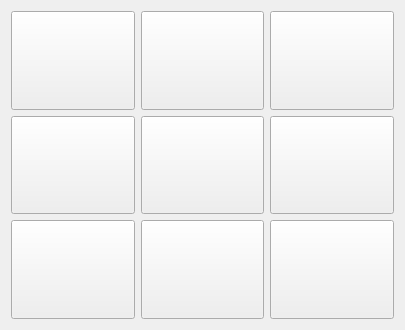
<?xml version="1.0" encoding="UTF-8"?>
<ui version="4.0">
 <class>board_view</class>
 <widget class="QFrame" name="board_view">
  <property name="geometry">
   <rect>
    <x>0</x>
    <y>0</y>
    <width>405</width>
    <height>330</height>
   </rect>
  </property>
  <property name="windowTitle">
   <string>Frame</string>
  </property>
  <layout class="QGridLayout" name="gridLayout_2">
   <item row="0" column="0">
    <layout class="QGridLayout" name="grid_layout">
     <item row="2" column="2">
      <widget class="QPushButton" name="pb_9">
       <property name="sizePolicy">
        <sizepolicy hsizetype="Preferred" vsizetype="Preferred">
         <horstretch>0</horstretch>
         <verstretch>0</verstretch>
        </sizepolicy>
       </property>
       <property name="text">
        <string/>
       </property>
      </widget>
     </item>
     <item row="2" column="0">
      <widget class="QPushButton" name="pb_7">
       <property name="sizePolicy">
        <sizepolicy hsizetype="Preferred" vsizetype="Preferred">
         <horstretch>0</horstretch>
         <verstretch>0</verstretch>
        </sizepolicy>
       </property>
       <property name="text">
        <string/>
       </property>
      </widget>
     </item>
     <item row="0" column="1">
      <widget class="QPushButton" name="pb_2">
       <property name="sizePolicy">
        <sizepolicy hsizetype="Preferred" vsizetype="Preferred">
         <horstretch>0</horstretch>
         <verstretch>0</verstretch>
        </sizepolicy>
       </property>
       <property name="text">
        <string/>
       </property>
      </widget>
     </item>
     <item row="1" column="1">
      <widget class="QPushButton" name="pb_5">
       <property name="sizePolicy">
        <sizepolicy hsizetype="Preferred" vsizetype="Preferred">
         <horstretch>0</horstretch>
         <verstretch>0</verstretch>
        </sizepolicy>
       </property>
       <property name="text">
        <string/>
       </property>
      </widget>
     </item>
     <item row="1" column="2">
      <widget class="QPushButton" name="pb_6">
       <property name="sizePolicy">
        <sizepolicy hsizetype="Preferred" vsizetype="Preferred">
         <horstretch>0</horstretch>
         <verstretch>0</verstretch>
        </sizepolicy>
       </property>
       <property name="text">
        <string/>
       </property>
      </widget>
     </item>
     <item row="2" column="1">
      <widget class="QPushButton" name="pb_8">
       <property name="sizePolicy">
        <sizepolicy hsizetype="Preferred" vsizetype="Preferred">
         <horstretch>0</horstretch>
         <verstretch>0</verstretch>
        </sizepolicy>
       </property>
       <property name="text">
        <string/>
       </property>
      </widget>
     </item>
     <item row="0" column="0">
      <widget class="QPushButton" name="pb_1">
       <property name="sizePolicy">
        <sizepolicy hsizetype="Preferred" vsizetype="Preferred">
         <horstretch>0</horstretch>
         <verstretch>0</verstretch>
        </sizepolicy>
       </property>
       <property name="text">
        <string/>
       </property>
      </widget>
     </item>
     <item row="0" column="2">
      <widget class="QPushButton" name="pb_3">
       <property name="sizePolicy">
        <sizepolicy hsizetype="Preferred" vsizetype="Preferred">
         <horstretch>0</horstretch>
         <verstretch>0</verstretch>
        </sizepolicy>
       </property>
       <property name="text">
        <string/>
       </property>
      </widget>
     </item>
     <item row="1" column="0">
      <widget class="QPushButton" name="pb_4">
       <property name="sizePolicy">
        <sizepolicy hsizetype="Preferred" vsizetype="Preferred">
         <horstretch>0</horstretch>
         <verstretch>0</verstretch>
        </sizepolicy>
       </property>
       <property name="text">
        <string/>
       </property>
      </widget>
     </item>
    </layout>
   </item>
  </layout>
 </widget>
 <resources/>
 <connections/>
</ui>
